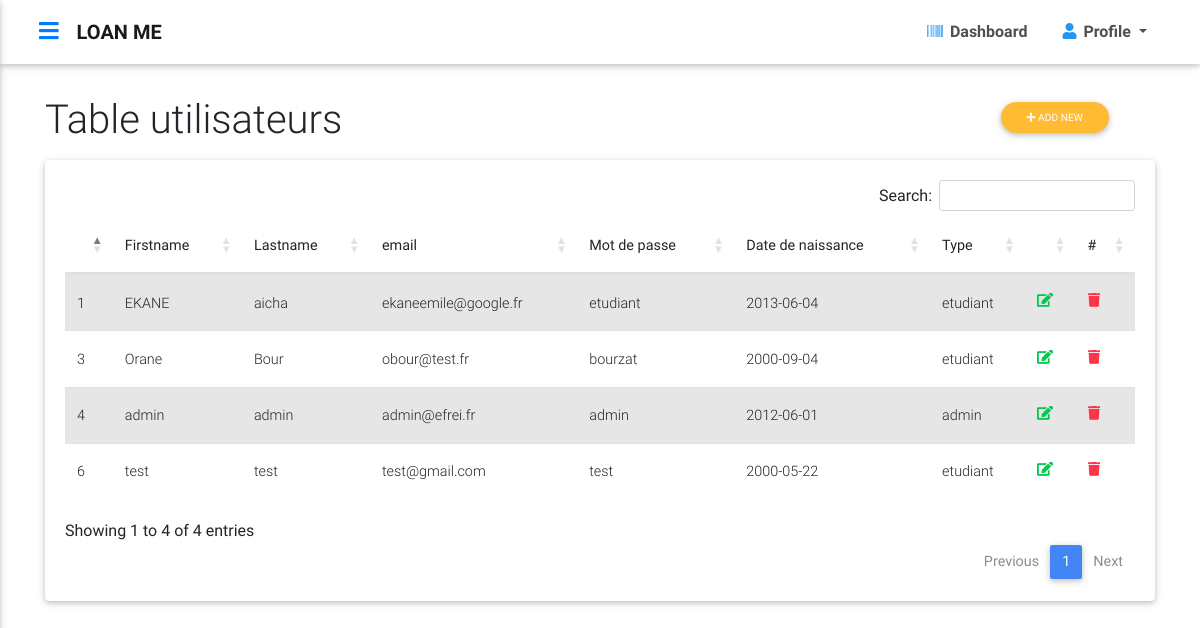
/users.php (signed in), run on the app's committed database.
### tables this page shows
CREATE TABLE IF NOT EXISTS `users` (
  `id` int(11) NOT NULL AUTO_INCREMENT,
  `firstname` varchar(50) NOT NULL,
  `lastname` varchar(50) NOT NULL,
  `birthday` date NOT NULL,
  `email` varchar(50) NOT NULL,
  `password` varchar(50) NOT NULL,
  `type` varchar(50) NOT NULL,
  PRIMARY KEY (`id`)
);

### users.php (the view, shortened to what this page needs)
<!DOCTYPE html>
<html lang="en">
<head>
  <link rel="stylesheet" href="https://use.fontawesome.com/releases/v5.11.2/css/all.css">
  <link href="css/bootstrap.min.css" rel="stylesheet">
  <link href="css/mdb.min.css" rel="stylesheet">
  <link href="https://cdn.datatables.net/1.12.1/css/dataTables.bootstrap5.min.css" rel="stylesheet">
  <link href="https://cdn.datatables.net/buttons/2.2.3/css/buttons.dataTables.min.css" rel="stylesheet">
</head>
<body class="homepage-v1 hidden-sn white-skin animated">
    <?php
        include('header.php');
    ?>
    <br><br><br>
    <div class="container">
        <div class="row mt-4">
            <div class="col-lg-12">
                <div class="row">
                    <div class="col-10">
                        <h1 class="mb-3">Table utilisateurs</h1>
                    </div>
                    <div class="col-2">
                        <button class="btn btn-warning btn-sm float-end btn-rounded" type="button" data-toggle="modal" data-target="#addUser">
                            <i class="fas fa-plus"></i>
                            Add New
                        </button>
                    </div>
                </div>
                <div class="card">
                    <div class="card-body">
                        <table class="table table-striped">
                            <thead class="thead-inverse">
                                <tr>
                                    <th></th>
                                    <th>Firstname</th>
                                    <th>Lastname</th>
                                    <th>email</th>
                                    <th>Mot de passe</th>
                                    <th>Date de naissance</th>
                                    <th>Type</th>
                                    <th></th>
                                    <th>#</th>
                                </tr>
                                </thead>
                                <tbody>
                                <?php
                                    $requete = $bdd->query(' SELECT * FROM users');
                                    while($data = $requete->fetch()){
                                        echo'<tr>'
                                                .'<td  scope="row">'.$data['id'].'</td>'
                                                .'<td>'.$data['firstname'].'</td>'
                                                .'<td>'.$data['lastname'].'</td>'
                                                .'<td>'.$data['email'].'</td>'
                                                .'<td>'.$data['password'].'</td>'
                                                .'<td>'.$data['birthday'].'</td>'
                                                .'<td>'.$data['type'].'</td>'
                                                ?>
                                                <td>
                                                    <span id="edit" class="fas fa-edit text-success waves-effect" ></span>
                                                </td>
                                                <?php
                                                echo '<td>
                                                    <span id="delete" class="fas fa-trash text-danger waves-effect" data-toggle="modal" data-target="#deleteUser"></span>
                                                </td>'
                                            .'</tr>';
                                    }
                                ?>
                                </tbody>
                        </table>
                    </div>
                </div>
            </div>
        </div>
    </div>
</body>
</html>

### header.php (shortened to what this page needs)
<?php
    $href_var = ( $_SESSION['type'] == "etudiant") ? "stat.php" : "admin_stat.php";
?>
<header>
	<nav class="navbar fixed-top navbar-expand-lg navbar-light scrolling-navbar white">
		<div class="container">
			<div class="float-left mr-2">
				<a href="#" data-activates="slide-out" class="button-collapse"><i class="fas fa-bars"></i></a>
			</div>
			<a class="navbar-brand font-weight-bold" href="#"><strong>LOAN ME</strong></a>
			<div class="collapse navbar-collapse" id="navbarSupportedContent-4">
				<ul class="navbar-nav ml-auto">
					<li class="nav-item ml-3">
						<a class="nav-link waves-effect waves-light dark-grey-text font-weight-bold" href="<?php echo $href_var;?>">
                            <i class="fas fa-barcode blue-text"></i> Dashboard
                        </a>
					</li>
					<li class="nav-item dropdown ml-3">
						<a class="nav-link dropdown-toggle waves-effect waves-light dark-grey-text font-weight-bold" id="navbarDropdownMenuLink-4" data-toggle="dropdown" aria-haspopup="true" aria-expanded="false"><i class="fas fa-user blue-text"></i> Profile </a>
					</li>
				</ul>
			</div>
		</div>
	</nav>
</header>

### data on the page
users: id "1", firstname "EKANE", lastname "aicha", email "ekaneemile@google.fr", password "etudiant", birthday "2013-06-04", type "etudiant"
users: id "3", firstname "Orane", lastname "Bour", email "obour@test.fr", password "bourzat", birthday "2000-09-04", type "etudiant"
users: id "4", firstname "admin", lastname "admin", email "admin@efrei.fr", password "admin", birthday "2012-06-01", type "admin"
users: id "6", firstname "test", lastname "test", email "test@gmail.com", password "test", birthday "2000-05-22", type "etudiant"
